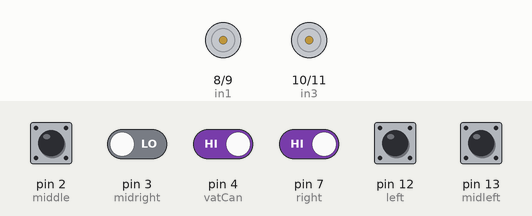
Recording of a sketch running on a simulated Arduino Uno, built with avr-gcc and run on an emulated ATmega328P. Shown: motor-driver pin pairs drawn as motors (green arrow = first pin HIGH = forward, orange = second pin HIGH = backward, longer = more drive, scaled by the enable pin). Inputs (shaded band) come from the test bench; at power-on: pin 2 (middle), pin 4 (vatCan), pin 7 (right) HIGH, pin 3 (midright), pin 12 (left), pin 13 (midleft) LOW. What the sketch prints to the serial monitor is not drawn.

Above: at 1.2 s.
1.3 s: pin 4 (vatCan) driven LOW
At 1.9 s:
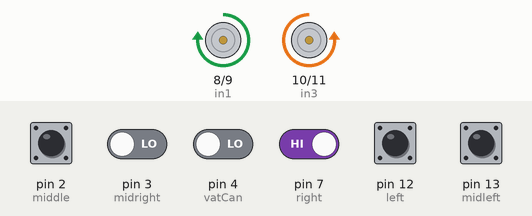
2.8 s: pin 12 (left) pulled HIGH for 0.15 s
At 2.87 s:
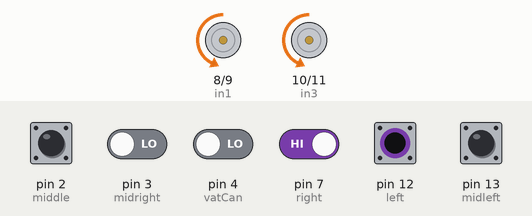
4.4 s: pin 3 (midright) driven HIGH and pin 7 (right) driven LOW
5.9 s: pin 3 (midright) driven LOW
At 6.6 s:
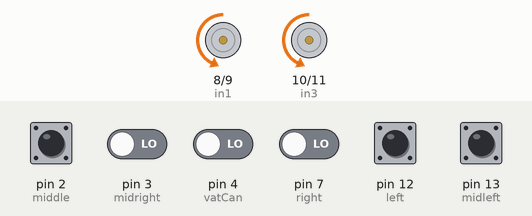
7.4 s: pin 13 (midleft) pulled HIGH for 1 s
At 8.9 s:
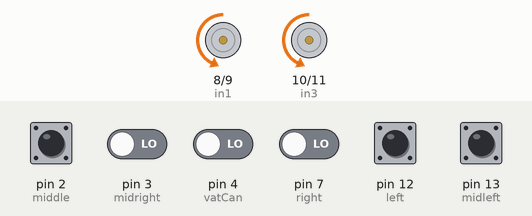
9.9 s: pin 7 (right) driven HIGH
At 10.8 s:
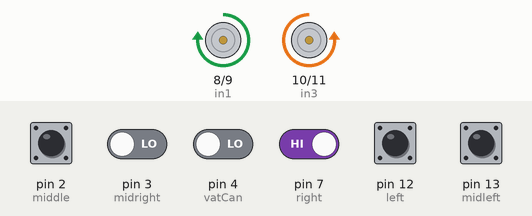
Timing chart, 0 to 12.4 s (numbered marks = the images above; inputs shaded):
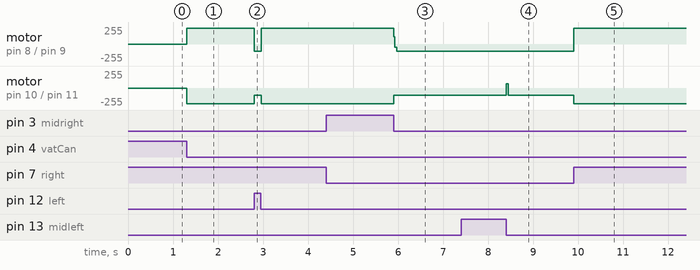

The sketch:

version2.ino
```cpp
#define enA 5
#define enB 6
#define in1 8
#define in2 9
#define in3 10
#define in4 11
#define right 7
#define middle 2
#define left 12
#define midright 3
#define midleft 13
#define vatCan 4
int speedA;
int speedB;
int check=0;
int checkVatCan=0;

void setup() {
  // put your setup code here, to run once:
  pinMode(enA,OUTPUT);
  pinMode(enB,OUTPUT);
  pinMode(in1,OUTPUT);
  pinMode(in2,OUTPUT);
  pinMode(in3,OUTPUT);
  pinMode(in4,OUTPUT);
  pinMode(middle,INPUT);
  pinMode(right,INPUT);
  pinMode(left,INPUT);
  pinMode(midleft,INPUT);
  pinMode(midright,INPUT);
  pinMode(vatCan,INPUT);
  Serial.begin(9600);
}

void loop() {
  // put your main code here, to run repeatedly:
  int readvatCan=digitalRead(vatCan);
  int readRight=digitalRead(right);
  int readLeft=digitalRead(left);
  Serial.println(readLeft);
  int readmiddle=digitalRead(middle);
  int readmidleft=digitalRead(midleft);
  int readmidright=digitalRead(midright);
  if(readvatCan==0){
    checkVatCan=1;
  }
  if(checkVatCan==0){
    stop();
  }
  if(check==0 && checkVatCan==1){
  if(readLeft==1 && readmiddle==0 && readRight==0 || readLeft==1 && readmiddle==1 && readRight==0){
    turnLeft();
  }
  if(readLeft==0 && readmiddle==0 && readRight==1 || readLeft==0 && readmiddle==1 && readRight==1){
    turnRight();
  }
  if(readLeft==1 && readmiddle==0 && readRight==1 || readLeft==0 && readmiddle==1 && readRight==0 || readLeft==0 && readmiddle==0 && readRight==0 || readLeft==1 && readmiddle==1 &&  readRight==1 ){
    forward();
  }
  if(readLeft==1 && readmidleft==1 && readmidright==1 && readRight==1){
    forward();
  }
  if( readLeft==0 && readmidleft==1 && readmiddle==1 && readmidright==0 && readRight==0|| readLeft==0 && readmidleft==1 && readmiddle==0 && readmidright==0 && readRight==0 || readLeft==1 && readmidleft==1 && readmiddle==0 && readmidright==0 && readRight==0 || readLeft==1 && readmidleft==1 && readmiddle==1 && readmidright==0 && readRight==0){
    turnLeft();
  }
  if( readLeft==0 && readmidleft==0 && readmiddle==1 && readmidright==1 && readRight==0 || readLeft==0 && readmidleft==0 && readmiddle==0 && readmidright==1 && readRight==0 || readLeft==0 && readmidleft==0 && readmiddle==0 && readmidright==1 && readRight==1 || readLeft==0 && readmidleft==0 && readmiddle==1 && readmidright==1 && readRight==1){
    turnRight();
  }
  }
  if(readLeft==1 && readmidleft ==1 && readmiddle==1 && readmidright==1 && readRight==1 && check==0){
    forward();
    delay(1450);
    stop();
    check=1;
  }
}
void forward(){
  digitalWrite(in1,LOW);
  digitalWrite(in2,HIGH);
  digitalWrite(in3,LOW);
  digitalWrite(in4,HIGH);
  analogWrite(enA,110);
  analogWrite(enB,110);
}
void turnRight(){
  digitalWrite(in1,HIGH);
  digitalWrite(in2,LOW);
  digitalWrite(in3,LOW);
  digitalWrite(in4,HIGH);
  analogWrite(enA,235);
  analogWrite(enB,235);
}
void turnLeft(){
  digitalWrite(in1,LOW);
  digitalWrite(in2,HIGH);
  digitalWrite(in3,HIGH);
  digitalWrite(in4,LOW);
  analogWrite(enA,235);
  analogWrite(enB,235);
}
void turnrightnhe(){
  digitalWrite(in1,HIGH);
  digitalWrite(in2,LOW);
  digitalWrite(in3,LOW);
  digitalWrite(in4,HIGH);
  analogWrite(enA,0);
  analogWrite(enB,100);
}
void turnleftnhe(){
  digitalWrite(in1,LOW);
  digitalWrite(in2,HIGH);
  digitalWrite(in3,HIGH);
  digitalWrite(in4,LOW);
  analogWrite(enA,100);
  analogWrite(enB,0);
}
void stop(){
  analogWrite(enA,0);
  analogWrite(enB,0);
}
```

Measured:
- after the input at 1.3 s, motor on pin 8 (in1) / pin 9 (in2): stopped → forward 235/255 at once; motor on pin 10 (in3) / pin 11 (in4): stopped → backward 235/255 at once
- after the input at 2.8 s, motor on pin 8 (in1) / pin 9 (in2): forward 235/255 → backward 110/255 at once, → forward 235/255 0.15 s later; motor on pin 10 (in3) / pin 11 (in4): backward 235/255 → backward 110/255 at once, → backward 235/255 0.15 s later
- after the input at 5.9 s, motor on pin 8 (in1) / pin 9 (in2): forward 235/255 → backward 110/255 at once; motor on pin 10 (in3) / pin 11 (in4): backward 235/255 → backward 110/255 at once
- after the input at 7.4 s, motor on pin 10 (in3) / pin 11 (in4): backward 110/255 → forward 65/255 after 1.0 s, → backward 110/255 0.04 s later
- after the input at 9.9 s, motor on pin 8 (in1) / pin 9 (in2): backward 110/255 → forward 235/255 at once; motor on pin 10 (in3) / pin 11 (in4): backward 110/255 → backward 235/255 at once
